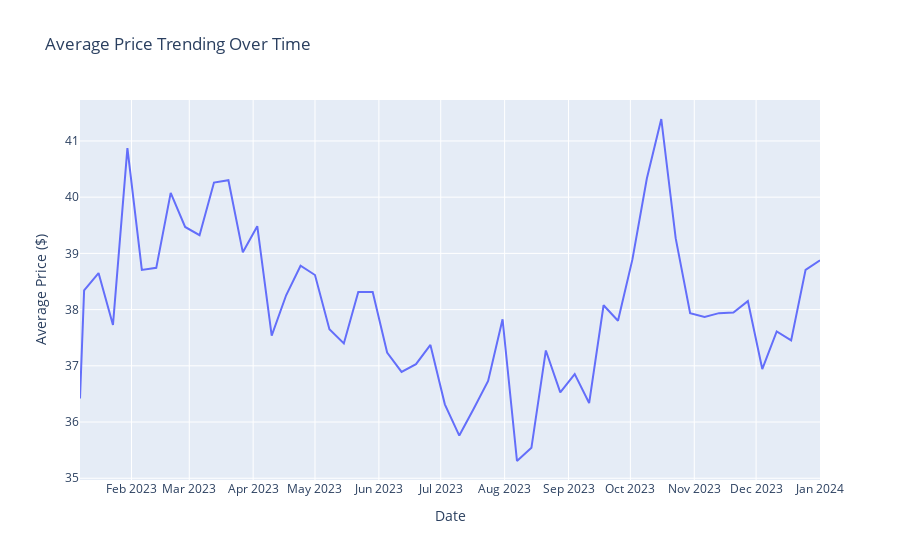

Notebook code cell kept with this figure:
### Markdown cell above
Average Price Trending Over Time

### Code cell
# Load data from the 'Weekly' sheet
weekly_data = pd.read_excel('Customer_Success_Engineer_-_Project_Data.xlsx', sheet_name='Weekly', header=1)

# Assuming 'Week' is the column with date information and 'Price' is the column with the product prices
# Convert 'Week' to datetime (adjust the string split if the date format is different)
weekly_data['Week'] = pd.to_datetime(weekly_data['Week'].str.split(' - ').str[0])

# Group by 'Week' and calculate the average price
weekly_avg_price = weekly_data.groupby('Week')['Price'].mean().reset_index()

# Create the line chart
fig = px.line(weekly_avg_price, x='Week', y='Price', title='Average Price Trending Over Time')

# Improve the layout
fig.update_layout(
    xaxis_title='Date',
    yaxis_title='Average Price ($)',
    xaxis=dict(
        tickmode='auto',  # you can change to 'linear' if you want even spacing regardless of the actual time gaps
        nticks=20  # Adjust the number of ticks to get a clear view of the data points
    )
)

# Show the figure
fig.show()

### Figure 1 — Plotly figure (JSON) as saved in the notebook; plotly's stock layout.template omitted (floating-point values rounded to 4 significant figures)
{"data": [{"hovertemplate": "Week=%{x}<br>Price=%{y}<extra></extra>", "legendgroup": "", "line": {"color": "#636efa", "dash": "solid"}, "marker": {"symbol": "circle"}, "mode": "lines", "name": "", "orientation": "v", "showlegend": false, "type": "scatter", "x": ["2023-01-07T00:00:00", "2023-01-09T00:00:00", "2023-01-16T00:00:00", "2023-01-23T00:00:00", "2023-01-30T00:00:00", "2023-02-06T00:00:00", "2023-02-13T00:00:00", "2023-02-20T00:00:00", "2023-02-27T00:00:00", "2023-03-06T00:00:00", "2023-03-13T00:00:00", "2023-03-20T00:00:00", "2023-03-27T00:00:00", "2023-04-03T00:00:00", "2023-04-10T00:00:00", "2023-04-17T00:00:00", "2023-04-24T00:00:00", "2023-05-01T00:00:00", "2023-05-08T00:00:00", "2023-05-15T00:00:00", "2023-05-22T00:00:00", "2023-05-29T00:00:00", "2023-06-05T00:00:00", "2023-06-12T00:00:00", "2023-06-19T00:00:00", "2023-06-26T00:00:00", "2023-07-03T00:00:00", "2023-07-10T00:00:00", "2023-07-17T00:00:00", "2023-07-24T00:00:00", "2023-07-31T00:00:00", "2023-08-07T00:00:00", "2023-08-14T00:00:00", "2023-08-21T00:00:00", "2023-08-28T00:00:00", "2023-09-04T00:00:00", "2023-09-11T00:00:00", "2023-09-18T00:00:00", "2023-09-25T00:00:00", "2023-10-02T00:00:00", "2023-10-09T00:00:00", "2023-10-16T00:00:00", "2023-10-23T00:00:00", "2023-10-30T00:00:00", "2023-11-06T00:00:00", "2023-11-13T00:00:00", "2023-11-20T00:00:00", "2023-11-27T00:00:00", "2023-12-04T00:00:00", "2023-12-11T00:00:00", "2023-12-18T00:00:00", "2023-12-25T00:00:00", "2024-01-01T00:00:00"], "xaxis": "x", "y": [36.42, 38.34, 38.65, 37.73, 40.87, 38.71, 38.74, 40.08, 39.47, 39.32, 40.26, 40.3, 39.02, 39.48, 37.54, 38.25, 38.78, 38.62, 37.65, 37.4, 38.31, 38.31, 37.24, 36.89, 37.03, 37.37, 36.31, 35.76, 36.23, 36.73, 37.83, 35.31, 35.54, 37.27, 36.53, 36.85, 36.34, 38.08, 37.8, 38.89, 40.33, 41.39, 39.27, 37.93, 37.87, 37.94, 37.95, 38.15, 36.94, 37.61, 37.45, 38.71, 38.88], "yaxis": "y"}], "layout": {"legend": {"tracegroupgap": 0}, "title": {"text": "Average Price Trending Over Time"}, "xaxis": {"anchor": "y", "domain": [0, 1], "nticks": 20, "tickmode": "auto", "title": {"text": "Date"}}, "yaxis": {"anchor": "x", "domain": [0, 1], "title": {"text": "Average Price ($)"}}}}
